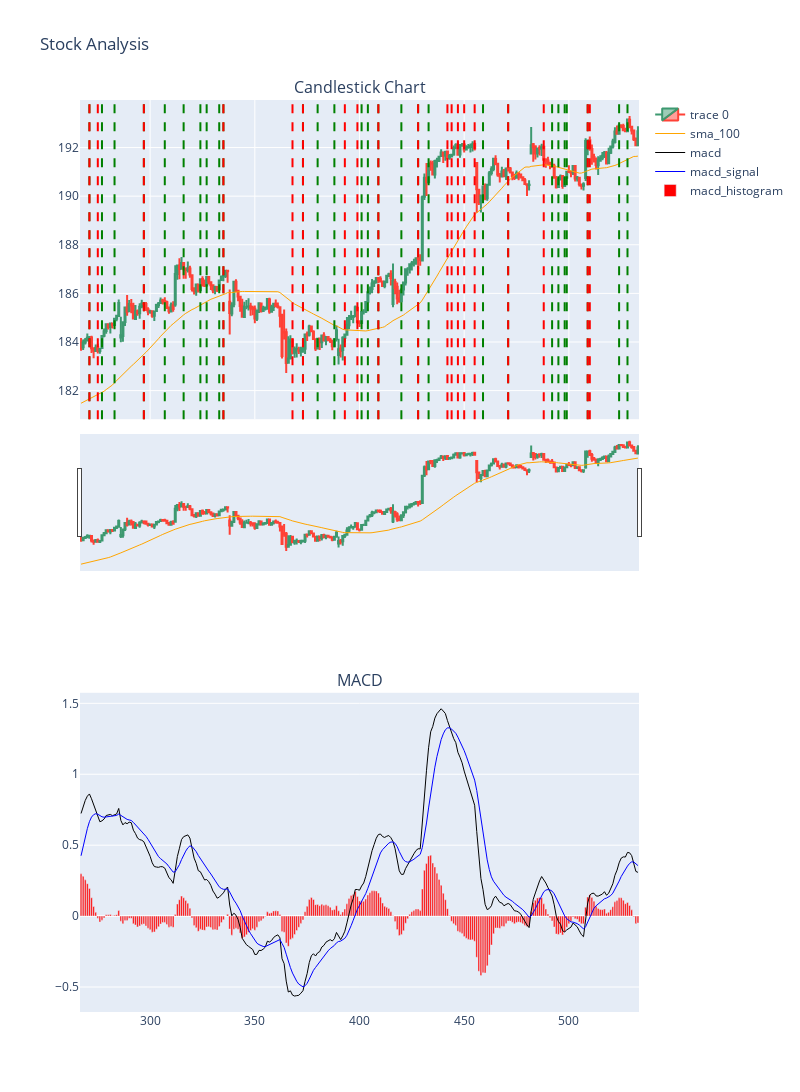

The cell this chart's notebook holds for it:
### Code cell
from backtesting import Strategy
from backtesting import Backtest
import seaborn as sns
import matplotlib.pyplot as plt

stock = 'GOOG'
startDate = '2024-06-10'
data = import_data(stock, startDate)
addCandlePatterns(data)
addMovAvg(data)
addCrossoverInd(data)
addMACD(data)
addRSI_ATR(data)
buy = data[ 
        # strong signals
        (data['stick_sand_indicator'] == 'BUY') |
        (data['breakaway_indicator'] == 'BUY') |
        (data['takuri_indicator'] == 'BUY') |
        (data['kicking_indicator'] == 'BUY') |
        (data['3methods_indicator'] == 'BUY') |
        (data['abandoned_baby_indicator'] == 'BUY') |
        (data['golden_death'] == 'BUY') |
        (data['inverted_hammer_indicator'] == 'BUY') |
        (data['counterattack_indicator'] == 'BUY') |

        # weak signals
        (data['marubozu_indicator'] == 'BUY') |
        (data['morning_star_indicator'] == 'BUY') |


        # needs rsi check
        ( (data['macd_indicator'] == 'BUY') & (data['rsi'] < 40) ) |
        ( (data['engulfing_indicator'] == 'BUY') & (data['rsi'] < 40) )
    ].index
sell = data[ 
        # strong signals
        (data['stick_sand_indicator'] == 'SELL') |
        (data['breakaway_indicator'] == 'SELL') |
        (data['takuri_indicator'] == 'SELL') |
        (data['dragonfly_doji_indicator'] == 'SELL') |
        (data['kicking_indicator'] == 'SELL') |
        (data['3methods_indicator'] == 'SELL') |
        (data['abandoned_baby_indicator'] == 'SELL') |
        (data['counterattack_indicator'] == 'SELL') |
        (data['golden_death'] == 'SELL') |

        # weak signals
        (data['marubozu_indicator'] == 'SELL') |
        (data['evening_star_indicator'] == 'SELL') |
        (data['hanging_man_indicator'] == 'SELL') |

        # needs rsi check
        ( (data['macd_indicator'] == 'SELL') & (data['rsi'] > 60) ) |
        ( (data['engulfing_indicator'] == 'SELL') & (data['rsi'] > 60) )
    ].index
data['FinalSignal'] = 0
for index in buy:
    data['FinalSignal'][index] = 1
for index in sell:
    data['FinalSignal'][index] = -1

half = len(data) // 2
data = data[half:]
# print(data)

def SIGNAL():
        return data['FinalSignal']

class MyStrategy(Strategy):
    stop_loss_coef = 1.5
    take_profit_coef = 2.2

    def init(self):
        super().init()
        self.signal1 = self.I(SIGNAL)
    
    def next(self):
        super().next()
        stop_loss_value = self.stop_loss_coef * self.data.ATR[-1]
        price = 0.5
        
        if (self.signal1 == 1) and (len(self.trades) == 0):
            sl1 = min(self.data.Close[-1], self.data.Close[-1] - stop_loss_value)
            tp1 = max(self.data.Close[-1], self.data.Close[-1] + (self.take_profit_coef*stop_loss_value) )

            self.buy( sl=sl1, tp=tp1, size=price )

        elif (self.signal1 == -1) and (len(self.trades) == 0):
            sl1 = max(self.data.Close[-1], self.data.Close[-1] + stop_loss_value)
            tp1 = min(self.data.Close[-1], self.data.Close[-1] - (self.take_profit_coef*stop_loss_value) )
            
            self.sell( sl=sl1, tp=tp1, size=price )

bt = Backtest(data, MyStrategy, cash=1000, margin = 1, commission=.002)
results = bt.run()
print(results)
print(results._trades)
plotCandlesticks(data)

# stats, heatmap = bt.optimize(stop_loss_coef=[i/10 for i in range(11, 26)],
#                     take_profit_coef=[i/10 for i in range(11, 26)],
#                     maximize='Return [%]', max_tries=300,
#                         random_state=0,
#                         return_heatmap=True)
# print(stats)
# print(stats['_strategy'])
# print(stats['_trades'])

# heatmap_df = heatmap.unstack()
# plt.figure(figsize=(14, 10))
# sns.heatmap(heatmap_df, annot=True, cmap='viridis', fmt='.0f')
# plt.show()
# plotCandlesticks(data)

### Figure 1 — Plotly figure (JSON) as saved in the notebook; plotly's stock layout.template omitted (floating-point values rounded to 4 significant figures; data arrays with more than 128 entries replaced by an {"elided": "..."} marker saying what was removed)
{"data": [{"close": {"elided": "267 float values"}, "high": {"elided": "267 float values"}, "low": {"elided": "267 float values"}, "open": {"elided": "267 float values"}, "type": "candlestick", "x": {"elided": "267 int values"}, "xaxis": "x", "yaxis": "y"}, {"line": {"color": "orange", "width": 1}, "mode": "lines", "name": "sma_100", "type": "scatter", "x": {"elided": "267 int values"}, "xaxis": "x", "y": {"elided": "267 float values"}, "yaxis": "y"}, {"line": {"color": "black", "width": 1}, "mode": "lines", "name": "macd", "type": "scatter", "x": {"elided": "267 int values"}, "xaxis": "x2", "y": {"elided": "267 float values"}, "yaxis": "y2"}, {"line": {"color": "blue", "width": 1}, "mode": "lines", "name": "macd_signal", "type": "scatter", "x": {"elided": "267 int values"}, "xaxis": "x2", "y": {"elided": "267 float values"}, "yaxis": "y2"}, {"marker": {"color": "red"}, "name": "macd_histogram", "type": "bar", "x": {"elided": "267 int values"}, "xaxis": "x2", "y": {"elided": "267 float values"}, "yaxis": "y2"}], "layout": {"annotations": [{"font": {"size": 16}, "showarrow": false, "text": "Candlestick Chart", "x": 0.5, "xanchor": "center", "xref": "paper", "y": 1.0, "yanchor": "bottom", "yref": "paper"}, {"font": {"size": 16}, "showarrow": false, "text": "MACD", "x": 0.5, "xanchor": "center", "xref": "paper", "y": 0.35, "yanchor": "bottom", "yref": "paper"}], "height": 1200, "shapes": [{"line": {"color": "green", "dash": "dash", "width": 2}, "type": "line", "x0": 271, "x1": 271, "xref": "x", "y0": 0, "y1": 1, "yref": "y domain"}, {"line": {"color": "green", "dash": "dash", "width": 2}, "type": "line", "x0": 277, "x1": 277, "xref": "x", "y0": 0, "y1": 1, "yref": "y domain"}, {"line": {"color": "green", "dash": "dash", "width": 2}, "type": "line", "x0": 283, "x1": 283, "xref": "x", "y0": 0, "y1": 1, "yref": "y domain"}, {"line": {"color": "green", "dash": "dash", "width": 2}, "type": "line", "x0": 297, "x1": 297, "xref": "x", "y0": 0, "y1": 1, "yref": "y domain"}, {"line": {"color": "green", "dash": "dash", "width": 2}, "type": "line", "x0": 307, "x1": 307, "xref": "x", "y0": 0, "y1": 1, "yref": "y domain"}, {"line": {"color": "green", "dash": "dash", "width": 2}, "type": "line", "x0": 316, "x1": 316, "xref": "x", "y0": 0, "y1": 1, "yref": "y domain"}, {"line": {"color": "green", "dash": "dash", "width": 2}, "type": "line", "x0": 324, "x1": 324, "xref": "x", "y0": 0, "y1": 1, "yref": "y domain"}, {"line": {"color": "green", "dash": "dash", "width": 2}, "type": "line", "x0": 327, "x1": 327, "xref": "x", "y0": 0, "y1": 1, "yref": "y domain"}, {"line": {"color": "green", "dash": "dash", "width": 2}, "type": "line", "x0": 333, "x1": 333, "xref": "x", "y0": 0, "y1": 1, "yref": "y domain"}, {"line": {"color": "green", "dash": "dash", "width": 2}, "type": "line", "x0": 335, "x1": 335, "xref": "x", "y0": 0, "y1": 1, "yref": "y domain"}, {"line": {"color": "green", "dash": "dash", "width": 2}, "type": "line", "x0": 373, "x1": 373, "xref": "x", "y0": 0, "y1": 1, "yref": "y domain"}, {"line": {"color": "green", "dash": "dash", "width": 2}, "type": "line", "x0": 380, "x1": 380, "xref": "x", "y0": 0, "y1": 1, "yref": "y domain"}, {"line": {"color": "green", "dash": "dash", "width": 2}, "type": "line", "x0": 388, "x1": 388, "xref": "x", "y0": 0, "y1": 1, "yref": "y domain"}, {"line": {"color": "green", "dash": "dash", "width": 2}, "type": "line", "x0": 401, "x1": 401, "xref": "x", "y0": 0, "y1": 1, "yref": "y domain"}, {"line": {"color": "green", "dash": "dash", "width": 2}, "type": "line", "x0": 404, "x1": 404, "xref": "x", "y0": 0, "y1": 1, "yref": "y domain"}, {"line": {"color": "green", "dash": "dash", "width": 2}, "type": "line", "x0": 409, "x1": 409, "xref": "x", "y0": 0, "y1": 1, "yref": "y domain"}, {"line": {"color": "green", "dash": "dash", "width": 2}, "type": "line", "x0": 420, "x1": 420, "xref": "x", "y0": 0, "y1": 1, "yref": "y domain"}, {"line": {"color": "green", "dash": "dash", "width": 2}, "type": "line", "x0": 428, "x1": 428, "xref": "x", "y0": 0, "y1": 1, "yref": "y domain"}, {"line": {"color": "green", "dash": "dash", "width": 2}, "type": "line", "x0": 433, "x1": 433, "xref": "x", "y0": 0, "y1": 1, "yref": "y domain"}, {"line": {"color": "green", "dash": "dash", "width": 2}, "type": "line", "x0": 459, "x1": 459, "xref": "x", "y0": 0, "y1": 1, "yref": "y domain"}, {"line": {"color": "green", "dash": "dash", "width": 2}, "type": "line", "x0": 471, "x1": 471, "xref": "x", "y0": 0, "y1": 1, "yref": "y domain"}, {"line": {"color": "green", "dash": "dash", "width": 2}, "type": "line", "x0": 492, "x1": 492, "xref": "x", "y0": 0, "y1": 1, "yref": "y domain"}, {"line": {"color": "green", "dash": "dash", "width": 2}, "type": "line", "x0": 495, "x1": 495, "xref": "x", "y0": 0, "y1": 1, "yref": "y domain"}, {"line": {"color": "green", "dash": "dash", "width": 2}, "type": "line", "x0": 498, "x1": 498, "xref": "x", "y0": 0, "y1": 1, "yref": "y domain"}, {"line": {"color": "green", "dash": "dash", "width": 2}, "type": "line", "x0": 499, "x1": 499, "xref": "x", "y0": 0, "y1": 1, "yref": "y domain"}, {"line": {"color": "green", "dash": "dash", "width": 2}, "type": "line", "x0": 509, "x1": 509, "xref": "x", "y0": 0, "y1": 1, "yref": "y domain"}, {"line": {"color": "green", "dash": "dash", "width": 2}, "type": "line", "x0": 524, "x1": 524, "xref": "x", "y0": 0, "y1": 1, "yref": "y domain"}, {"line": {"color": "green", "dash": "dash", "width": 2}, "type": "line", "x0": 528, "x1": 528, "xref": "x", "y0": 0, "y1": 1, "yref": "y domain"}, {"line": {"color": "red", "dash": "dash", "width": 2}, "type": "line", "x0": 271, "x1": 271, "xref": "x", "y0": 0, "y1": 1, "yref": "y domain"}, {"line": {"color": "red", "dash": "dash", "width": 2}, "type": "line", "x0": 275, "x1": 275, "xref": "x", "y0": 0, "y1": 1, "yref": "y domain"}, {"line": {"color": "red", "dash": "dash", "width": 2}, "type": "line", "x0": 297, "x1": 297, "xref": "x", "y0": 0, "y1": 1, "yref": "y domain"}, {"line": {"color": "red", "dash": "dash", "width": 2}, "type": "line", "x0": 335, "x1": 335, "xref": "x", "y0": 0, "y1": 1, "yref": "y domain"}, {"line": {"color": "red", "dash": "dash", "width": 2}, "type": "line", "x0": 368, "x1": 368, "xref": "x", "y0": 0, "y1": 1, "yref": "y domain"}, {"line": {"color": "red", "dash": "dash", "width": 2}, "type": "line", "x0": 373, "x1": 373, "xref": "x", "y0": 0, "y1": 1, "yref": "y domain"}, {"line": {"color": "red", "dash": "dash", "width": 2}, "type": "line", "x0": 393, "x1": 393, "xref": "x", "y0": 0, "y1": 1, "yref": "y domain"}, {"line": {"color": "red", "dash": "dash", "width": 2}, "type": "line", "x0": 399, "x1": 399, "xref": "x", "y0": 0, "y1": 1, "yref": "y domain"}, {"line": {"color": "red", "dash": "dash", "width": 2}, "type": "line", "x0": 409, "x1": 409, "xref": "x", "y0": 0, "y1": 1, "yref": "y domain"}, {"line": {"color": "red", "dash": "dash", "width": 2}, "type": "line", "x0": 428, "x1": 428, "xref": "x", "y0": 0, "y1": 1, "yref": "y domain"}, {"line": {"color": "red", "dash": "dash", "width": 2}, "type": "line", "x0": 442, "x1": 442, "xref": "x", "y0": 0, "y1": 1, "yref": "y domain"}, {"line": {"color": "red", "dash": "dash", "width": 2}, "type": "line", "x0": 444, "x1": 444, "xref": "x", "y0": 0, "y1": 1, "yref": "y domain"}, {"line": {"color": "red", "dash": "dash", "width": 2}, "type": "line", "x0": 447, "x1": 447, "xref": "x", "y0": 0, "y1": 1, "yref": "y domain"}, {"line": {"color": "red", "dash": "dash", "width": 2}, "type": "line", "x0": 450, "x1": 450, "xref": "x", "y0": 0, "y1": 1, "yref": "y domain"}, {"line": {"color": "red", "dash": "dash", "width": 2}, "type": "line", "x0": 455, "x1": 455, "xref": "x", "y0": 0, "y1": 1, "yref": "y domain"}, {"line": {"color": "red", "dash": "dash", "width": 2}, "type": "line", "x0": 471, "x1": 471, "xref": "x", "y0": 0, "y1": 1, "yref": "y domain"}, {"line": {"color": "red", "dash": "dash", "width": 2}, "type": "line", "x0": 488, "x1": 488, "xref": "x", "y0": 0, "y1": 1, "yref": "y domain"}, {"line": {"color": "red", "dash": "dash", "width": 2}, "type": "line", "x0": 509, "x1": 509, "xref": "x", "y0": 0, "y1": 1, "yref": "y domain"}, {"line": {"color": "red", "dash": "dash", "width": 2}, "type": "line", "x0": 510, "x1": 510, "xref": "x", "y0": 0, "y1": 1, "yref": "y domain"}], "title": {"text": "Stock Analysis"}, "width": 800, "xaxis": {"anchor": "y", "domain": [0, 1], "matches": "x2", "showticklabels": false}, "xaxis2": {"anchor": "y2", "domain": [0, 1]}, "yaxis": {"anchor": "x", "domain": [0.65, 1.0]}, "yaxis2": {"anchor": "x2", "domain": [0, 0.35]}}}
